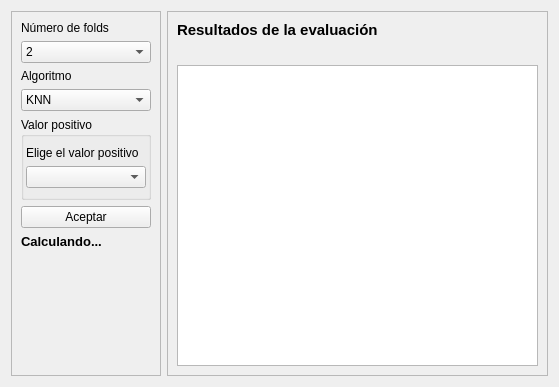
<?xml version="1.0" encoding="UTF-8"?>
<ui version="4.0">
 <class>Form</class>
 <widget class="QWidget" name="Form">
  <property name="geometry">
   <rect>
    <x>0</x>
    <y>0</y>
    <width>559</width>
    <height>387</height>
   </rect>
  </property>
  <property name="windowTitle">
   <string>K Fold Cross Validation</string>
  </property>
  <layout class="QHBoxLayout" name="horizontalLayout">
   <item>
    <widget class="QFrame" name="frame">
     <property name="sizePolicy">
      <sizepolicy hsizetype="Fixed" vsizetype="Preferred">
       <horstretch>0</horstretch>
       <verstretch>0</verstretch>
      </sizepolicy>
     </property>
     <property name="minimumSize">
      <size>
       <width>150</width>
       <height>0</height>
      </size>
     </property>
     <property name="frameShape">
      <enum>QFrame::StyledPanel</enum>
     </property>
     <property name="frameShadow">
      <enum>QFrame::Raised</enum>
     </property>
     <layout class="QFormLayout" name="formLayout">
      <property name="sizeConstraint">
       <enum>QLayout::SetDefaultConstraint</enum>
      </property>
      <item row="1" column="0">
       <widget class="QLabel" name="label">
        <property name="sizePolicy">
         <sizepolicy hsizetype="Preferred" vsizetype="Fixed">
          <horstretch>0</horstretch>
          <verstretch>0</verstretch>
         </sizepolicy>
        </property>
        <property name="text">
         <string>Número de folds</string>
        </property>
        <property name="alignment">
         <set>Qt::AlignLeading|Qt::AlignLeft|Qt::AlignTop</set>
        </property>
       </widget>
      </item>
      <item row="2" column="0" colspan="2">
       <widget class="QComboBox" name="numFolds">
        <item>
         <property name="text">
          <string>2</string>
         </property>
        </item>
        <item>
         <property name="text">
          <string>3</string>
         </property>
        </item>
        <item>
         <property name="text">
          <string>5</string>
         </property>
        </item>
        <item>
         <property name="text">
          <string>10</string>
         </property>
        </item>
       </widget>
      </item>
      <item row="5" column="0" colspan="2">
       <widget class="QGroupBox" name="groupBoxValorPositivo">
        <property name="title">
         <string>Valor positivo</string>
        </property>
        <layout class="QVBoxLayout" name="verticalLayout_2">
         <property name="spacing">
          <number>6</number>
         </property>
         <property name="leftMargin">
          <number>2</number>
         </property>
         <property name="topMargin">
          <number>9</number>
         </property>
         <property name="rightMargin">
          <number>2</number>
         </property>
         <property name="bottomMargin">
          <number>9</number>
         </property>
         <item>
          <widget class="QLabel" name="label_3">
           <property name="text">
            <string>Elige el valor positivo</string>
           </property>
          </widget>
         </item>
         <item>
          <widget class="QComboBox" name="comboBoxValorPositivo"/>
         </item>
        </layout>
       </widget>
      </item>
      <item row="6" column="0" colspan="2">
       <widget class="QPushButton" name="btnAceptar">
        <property name="text">
         <string>Aceptar</string>
        </property>
       </widget>
      </item>
      <item row="7" column="0" colspan="2">
       <widget class="QLabel" name="labelCargando">
        <property name="font">
         <font>
          <pointsize>10</pointsize>
          <weight>75</weight>
          <bold>true</bold>
         </font>
        </property>
        <property name="text">
         <string>Calculando...</string>
        </property>
        <property name="margin">
         <number>10</number>
        </property>
       </widget>
      </item>
      <item row="3" column="0">
       <widget class="QLabel" name="label_4">
        <property name="text">
         <string>Algoritmo</string>
        </property>
       </widget>
      </item>
      <item row="4" column="0" colspan="2">
       <widget class="QComboBox" name="comboBoxAlgoritmo">
        <item>
         <property name="text">
          <string>KNN</string>
         </property>
        </item>
        <item>
         <property name="text">
          <string>Naive Bayes</string>
         </property>
        </item>
        <item>
         <property name="text">
          <string>One R</string>
         </property>
        </item>
       </widget>
      </item>
     </layout>
    </widget>
   </item>
   <item>
    <widget class="QFrame" name="frameTablas">
     <property name="frameShape">
      <enum>QFrame::StyledPanel</enum>
     </property>
     <property name="frameShadow">
      <enum>QFrame::Raised</enum>
     </property>
     <layout class="QVBoxLayout" name="verticalLayout">
      <item>
       <widget class="QLabel" name="label_2">
        <property name="font">
         <font>
          <pointsize>11</pointsize>
          <weight>75</weight>
          <bold>true</bold>
         </font>
        </property>
        <property name="text">
         <string>Resultados de la evaluación</string>
        </property>
        <property name="alignment">
         <set>Qt::AlignLeading|Qt::AlignLeft|Qt::AlignTop</set>
        </property>
       </widget>
      </item>
      <item>
       <widget class="QLabel" name="labelAlgoritmo">
        <property name="text">
         <string/>
        </property>
       </widget>
      </item>
      <item>
       <widget class="QTableView" name="tablaResultados"/>
      </item>
     </layout>
    </widget>
   </item>
  </layout>
 </widget>
 <resources/>
 <connections/>
</ui>
